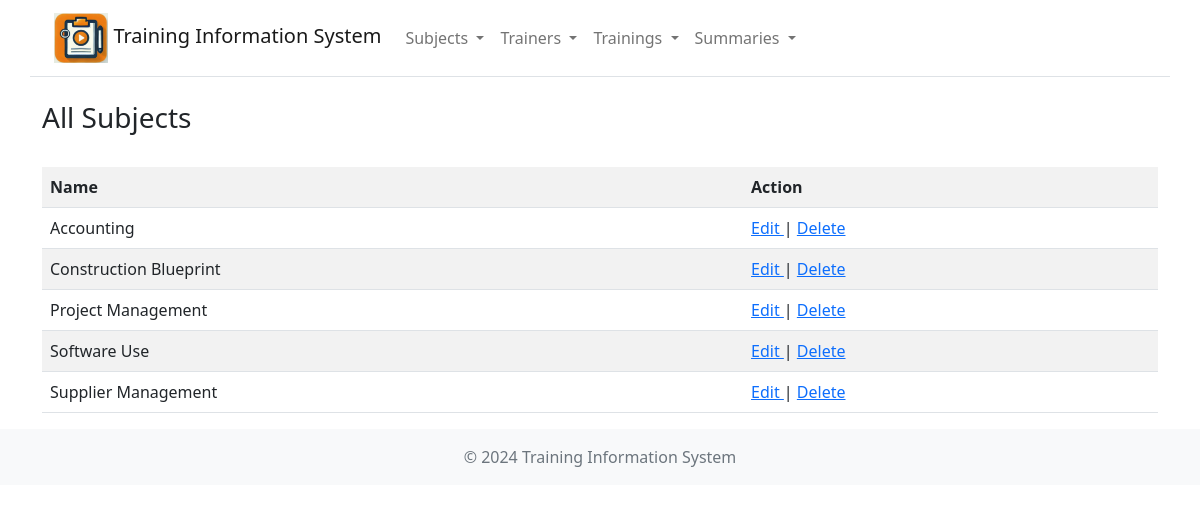
The page /subjects on the database as committed earlier.
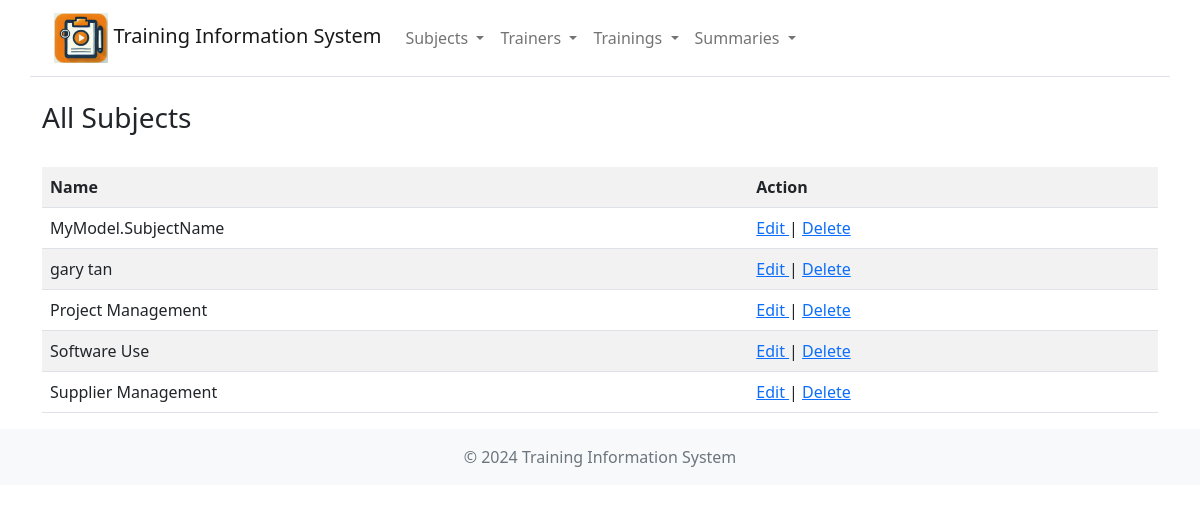
The same page on the database as committed later.
### models.py (models this page shows)
class Subject(db.Model):
    __tablename__ = 'subject'
    subject_id = db.Column(db.Integer, primary_key=True)
    name = db.Column(db.String(90), nullable=False)
    trainings = db.relationship('Training', back_populates='subject')

### routes/subject_routes.py (the view)
@subject_bp.route('/subjects')
def subjects():
    subjects = Subject.query.all()
    return render_template('subjects.html', subjects=subjects)

### templates/subjects.html (shortened to what this page needs)
<!DOCTYPE html>
<html lang="en">
<head>
    <link href="/static/css/bootstrap/css/bootstrap.min.css" rel="stylesheet" />
    <link href="/static/css/bootstrap/font/bootstrap-icons.min.css" rel="stylesheet" />
</head>
<body>
    {% include 'navbar.html' %}
    <div class="container">
        <br />
        <h3>All Subjects</h3>
        <br />
        {% if subjects %}
            <table class='table table-striped table-hover'>
                <tr>
                    <th>Name</th>
                    <th>Action</th>
                </tr>
                {% for subject in subjects %}
                    <tr>
                        <td>{{ subject.name }}</td>
                        <td>
                            <a href="{{ url_for('subject.subject_edit', id=2) }}">
                                Edit
                            </a>
                            |
                            <a href="{{ url_for('subject.subject_delete', id=subject.subject_id) }}"
                               onclick="return confirm('Delete Subject [{{ subject.name }}]')">
                                Delete
                            </a>
                        </td>
                    </tr>
                {% endfor %}
            </table>
        {% else %}
            <p class="alert alert-danger">No Subjects found.</p>
        {% endif %}
    </div>
    {% include 'footer.html' %}
</body>
</html>

### templates/navbar.html (shortened to what this page needs)
<div class="container border-bottom">
    <nav class="navbar navbar-expand-md">
        <div class="container-fluid">
            <a class="navbar-brand" href="{{ url_for('home.index') }}">
                <img src="{{ url_for('static', filename='images/TrainingIcon.jpg') }}" height="50" alt="Logo">
                Training Information System
            </a>
            <div class="collapse navbar-collapse" id="navbarSupportedContent">
                <ul class="navbar-nav">
                    <li class="nav-item dropdown">
                        <a class="nav-link dropdown-toggle" role="button"
                           href="#" id="navbarDropdown" data-bs-toggle="dropdown">
                            Subjects
                        </a>
                    </li>
                    <li class="nav-item dropdown">
                        <a class="nav-link dropdown-toggle" role="button"
                           href="#" id="navbarDropdown" data-bs-toggle="dropdown">
                            Trainers
                        </a>
                    </li>
                    <li class="nav-item dropdown">
                        <a class="nav-link dropdown-toggle" role="button"
                           href="#" id="navbarDropdown" data-bs-toggle="dropdown">
                            Trainings
                        </a>
                    </li>
                    <li class="nav-item dropdown">
                        <a class="nav-link dropdown-toggle" role="button"
                           href="#" id="navbarDropdown" data-bs-toggle="dropdown">
                            Summaries
                        </a>
                    </li>
                </ul>
            </div>
        </div>
    </nav>
</div>

### templates/footer.html
<footer class="footer mt-auto py-3 bg-light">
  <div class="container text-center">
    <span class="text-muted">© 2024 Training Information System</span>
  </div>
</footer>

Rows that differ between the two databases and show on the page:
changed Subject: name "Accounting" → "MyModel.SubjectName"
changed Subject: name "Construction Blueprint" → "gary tan"
